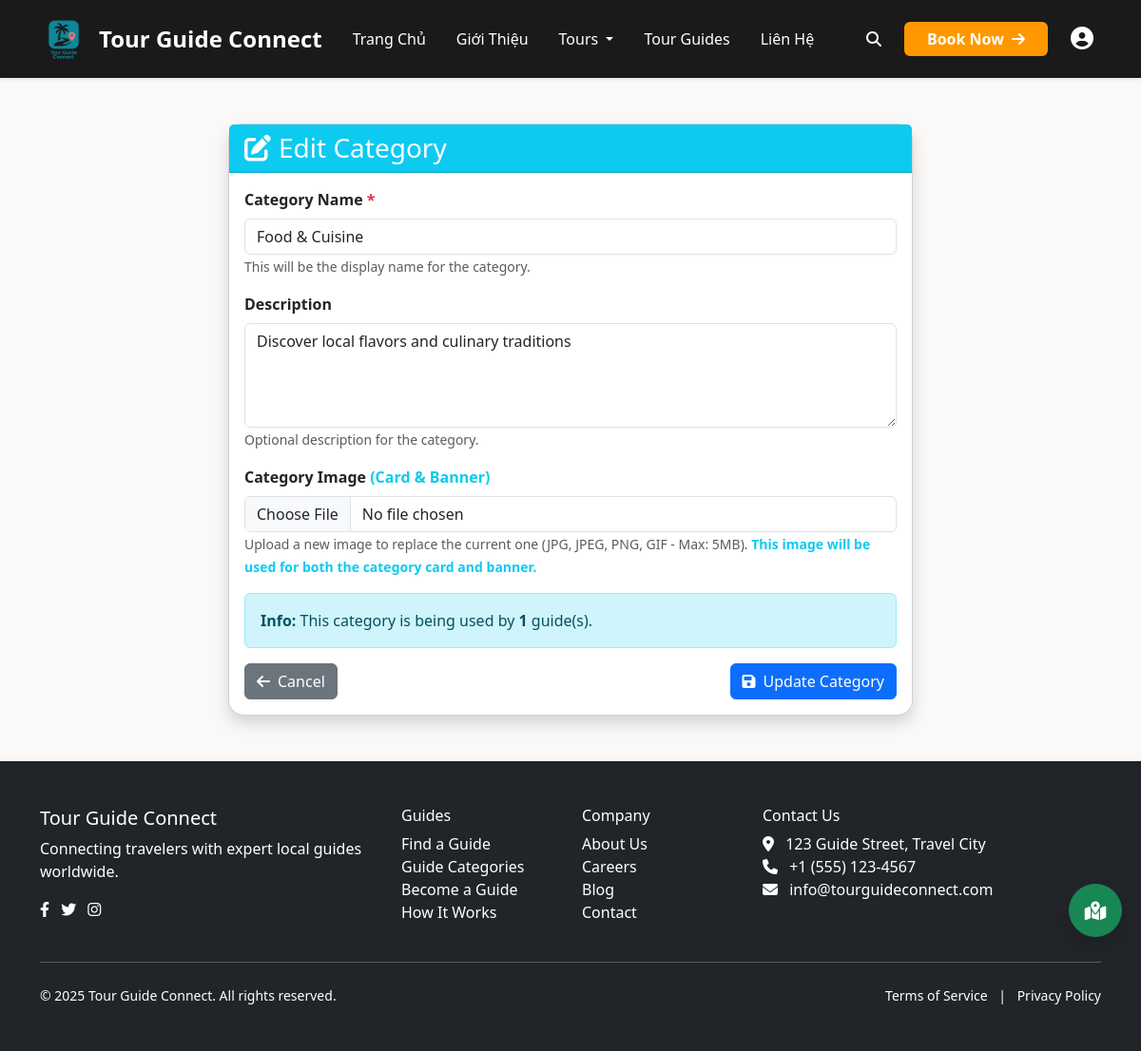
The app's page /admin/editCategory/2 (signed in) with its own data.
### tables this page shows
CREATE TABLE specialties (
    id INT AUTO_INCREMENT PRIMARY KEY,
    name VARCHAR(50) NOT NULL UNIQUE,
    description TEXT NULL,
    icon VARCHAR(50) NULL,
    created_at TIMESTAMP DEFAULT CURRENT_TIMESTAMP
);

### index.php (called while the page is built, shortened)
<?php
require_once APP_PATH . '/config/database.php';
require_once HELPER_PATH . '/functions.php';
spl_autoload_register(function($className) {
    if (substr($className, -5) === 'Model') {
        $file = MODEL_PATH . '/' . $className . '.php';
        if (file_exists($file)) {
            return;
        }
    }
});
$uri = $_SERVER['REQUEST_URI'];
$base = dirname($_SERVER['SCRIPT_NAME']);
if (strpos($uri, $base) === 0) {
    $uri = substr($uri, strlen($base));
}
$uri = rtrim($uri, '/');
require_once APP_PATH . '/route.php';
handle_custom_routes(trim($uri, '/'), $routes);

### app/config/database.php (called while the page is built, shortened)
<?php
class Database {
    private $host = DB_HOST;
    private $user = DB_USER;
    private $pass = DB_PASS;
    private $dbname = DB_NAME;
    private $dbh;
    private $stmt;
    public function __construct() {
        $dsn = 'mysql:host=' . $this->host . ';dbname=' . $this->dbname . ';charset=utf8mb4';
        $options = [
            PDO::ATTR_PERSISTENT => true,
            PDO::ATTR_ERRMODE => PDO::ERRMODE_EXCEPTION,
            PDO::ATTR_DEFAULT_FETCH_MODE => PDO::FETCH_OBJ,
            PDO::ATTR_EMULATE_PREPARES => false
        ];
        try {
            $this->dbh = new PDO($dsn, $this->user, $this->pass, $options);
        } catch(PDOException $e) {
            $this->error = $e->getMessage();
            error_log('Database Connection Error: ' . $this->error);
            echo '<div style="background-color: #f8d7da; color: #721c24; padding: 10px; margin: 10px 0; border: 1px solid #f5c6cb; border-radius: 5px;">';
            echo '<h3>Database Connection Error</h3>';
            echo '<p>Unable to connect to the database. Please try again later or contact the administrator.</p>';
            if (defined('ENVIRONMENT') && ENVIRONMENT === 'development') {
                echo '<p><strong>Error:</strong> ' . $this->error . '</p>';
            }
            echo '</div>';
            exit;
        }
    }
    public function query($sql) {
        $this->stmt = $this->dbh->prepare($sql);
    }
    public function bind($param, $value, $type = null) {
        if(is_null($type)) {
            switch(true) {
                case is_int($value):
                    $type = PDO::PARAM_INT;
                    break;
                default:
                    $type = PDO::PARAM_STR;
            }
        }
        $this->stmt->bindValue($param, $value, $type);
    }
    public function execute() {
        return $this->stmt->execute();
    }
    public function single() {
        $this->execute();
        return $this->stmt->fetch();
    }
}

### app/models/CategoryModel.php (called while the page is built, shortened)
<?php
class CategoryModel
{
    private $db;
    public function __construct()
    {
        $this->db = new Database();
    }
    public function getCategoryById($id)
    {
        $this->db->query("SELECT * FROM specialties WHERE id = :id");
        $this->db->bind(':id', $id);
        return $this->db->single();
    }
    public function getGuideCountByCategory($id)
    {
        $this->db->query("SELECT COUNT(*) as count FROM guide_specialties WHERE specialty_id = :id");
        $this->db->bind(':id', $id);
        $result = $this->db->single();
        return $result ? $result->count : 0;
    }
}

### app/helpers/functions.php (called while the page is built, shortened)
<?php
function url($path = '') {
    return URL_ROOT . '/' . $path;
}

### app/views/admin/editCategory.php (the view, shortened to what this page needs)
<div class="container py-4">
    <div class="row justify-content-center">
        <div class="col-md-8">
            <div class="card shadow rounded-4">
                <div class="card-header bg-info text-white">
                    <h3 class="mb-0"><i class="fas fa-edit me-2"></i>Edit Category</h3>
                </div>
                <div class="card-body">
                    <?php if (!$category): ?>
                        <div class="alert alert-danger">
                            Category not found.
                        </div>
                        <a href="<?php echo url('admin/categories'); ?>" class="btn btn-secondary">Back to Categories</a>
                    <?php else: ?>
                        <form method="POST" action="<?php echo url('admin/editCategory/' . $category->id); ?>" enctype="multipart/form-data">
                            <div class="mb-3">
                                <label for="name" class="form-label fw-bold">Category Name <span class="text-danger">*</span></label>
                                <input type="text" class="form-control" id="name" name="name" required
                                       placeholder="e.g., Adventure, Food, Cultural" value="<?php echo htmlspecialchars($category->name); ?>">
                                <small class="form-text text-muted">This will be the display name for the category.</small>
                            </div>
                            <div class="mb-3">
                                <label for="description" class="form-label fw-bold">Description</label>
                                <textarea class="form-control" id="description" name="description" rows="4"
                                          placeholder="Describe what this category is about..."><?php echo htmlspecialchars($category->description ?? ''); ?></textarea>
                                <small class="form-text text-muted">Optional description for the category.</small>
                            </div>
                            <div class="mb-3">
                                <label for="image" class="form-label fw-bold">Category Image <span class="text-info">(Card & Banner)</span></label>
                                <input type="file" class="form-control" id="image" name="image" accept="image/*">
                                <small class="form-text text-muted">
                                    Upload a new image to replace the current one (JPG, JPEG, PNG, GIF - Max: 5MB).
                                    <strong class="text-info">This image will be used for both the category card and banner.</strong>
                                </small>
                            </div>
                            <div class="mb-3">
                                <div class="alert alert-info">
                                    <strong>Info:</strong> This category is being used by <strong><?php echo $category->guide_count ?? 0; ?></strong> guide(s).
                                </div>
                            </div>
                            <div class="d-flex justify-content-between">
                                <a href="<?php echo url('admin/categories'); ?>" class="btn btn-secondary">
                                    <i class="fas fa-arrow-left me-2"></i>Cancel
                                </a>
                                <button type="submit" class="btn btn-primary">
                                    <i class="fas fa-save me-2"></i>Update Category
                                </button>
                            </div>
                        </form>
                    <?php endif; ?>
                </div>
            </div>
        </div>
    </div>
</div>

### app/route.php (shortened to what this page needs)
<?php
function handle_custom_routes($uri, $routes) {
    foreach ($routes as $route) {
        if (preg_match($route['pattern'], $uri, $matches)) {
            $controller = new $route['controller']();
            $params = [];
            foreach ($route['params'] as $index) {
                $params[] = $matches[$index];
            }
            call_user_func_array([$controller, $route['method']], $params);
            exit;
        }
    }
}

### public/css/style.css (style rules this page uses)
:root { --primary-green: #4CAF50; --orange: #FF9800; --dark-bg: #1a1a1a; --darker-bg: #2a2a2a; --light-gray: #f5f5f5; --warm-beige: #faf9f7; --warm-cream: #fffef9; }
body { background-color: var(--warm-beige) !important; min-height: 100vh; }
* { transition: color 0.3s ease, background-color 0.3s ease; }
.card { background-color: #ffffff !important; }

### records on screen
specialties: name "Food & Cuisine", description "Discover local flavors and culinary traditions"

### other values on screen
$category->guide_count "1"
